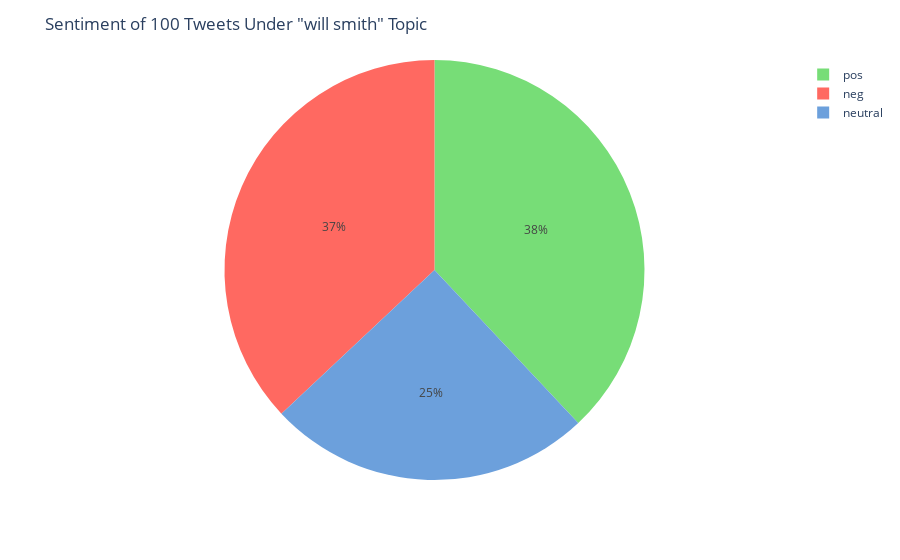

The cell this chart's notebook holds for it:
### Code cell
import plotly.express as px
fig1 = px.pie(counts_df, values=['37', '25', '38'], names=['neg', 'neutral', 'pos'], color =['neg', 'neutral', 'pos'],
             color_discrete_map={'neg':'FF6961',
                                 'neutral':'6CA0DC',
                                 'pos':'#77DD77'})
fig1.update_traces(textposition='inside')
fig1.update_layout(uniformtext_minsize=12, uniformtext_mode='hide',  title="Sentiment of 100 Tweets Under \"will smith\" Topic",)
fig1.show()

### Figure 1 — Plotly figure (JSON) as saved in the notebook; plotly's stock layout.template omitted (floating-point values rounded to 4 significant figures)
{"data": [{"customdata": [["neg"], ["neutral"], ["pos"]], "domain": {"x": [0, 1], "y": [0, 1]}, "hovertemplate": "label=%{label}<br>value=%{value}<br>color=%{customdata[0]}<extra></extra>", "labels": ["neg", "neutral", "pos"], "legendgroup": "", "marker": {"colors": ["FF6961", "6CA0DC", "#77DD77"]}, "name": "", "showlegend": true, "textposition": "inside", "type": "pie", "values": ["37", "25", "38"]}], "layout": {"legend": {"tracegroupgap": 0}, "margin": {"t": 60}, "title": {"text": "Sentiment of 100 Tweets Under \"will smith\" Topic"}, "uniformtext": {"minsize": 12, "mode": "hide"}}}
